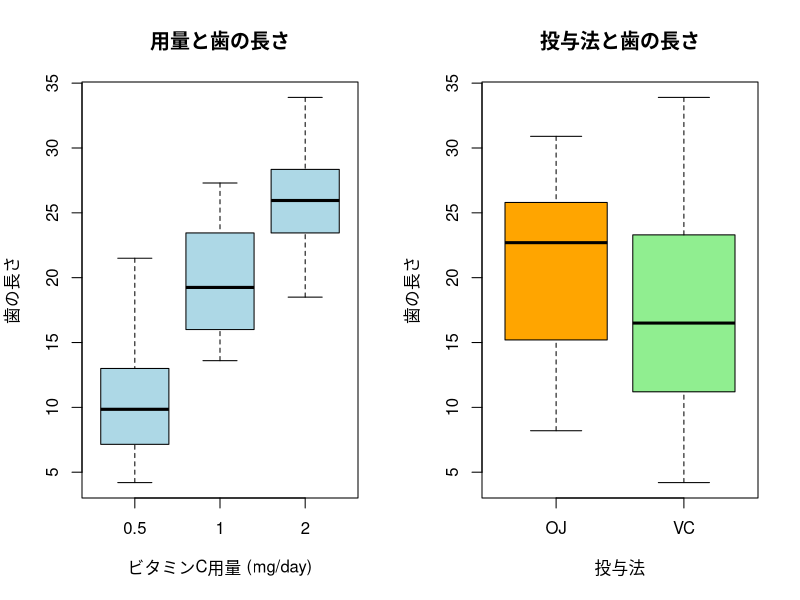
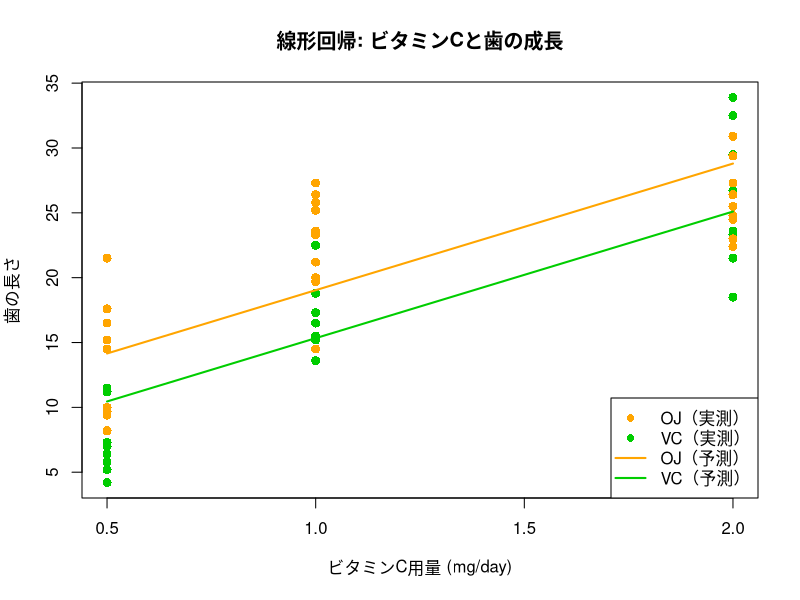
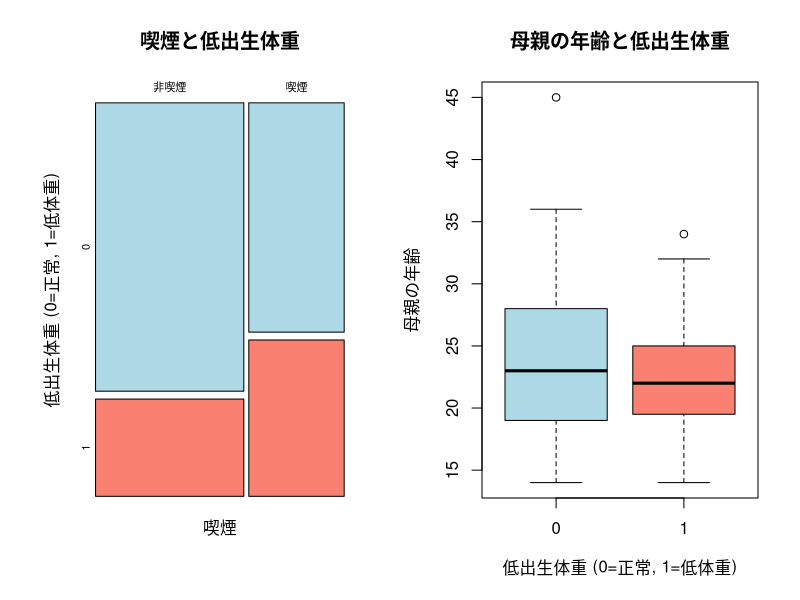
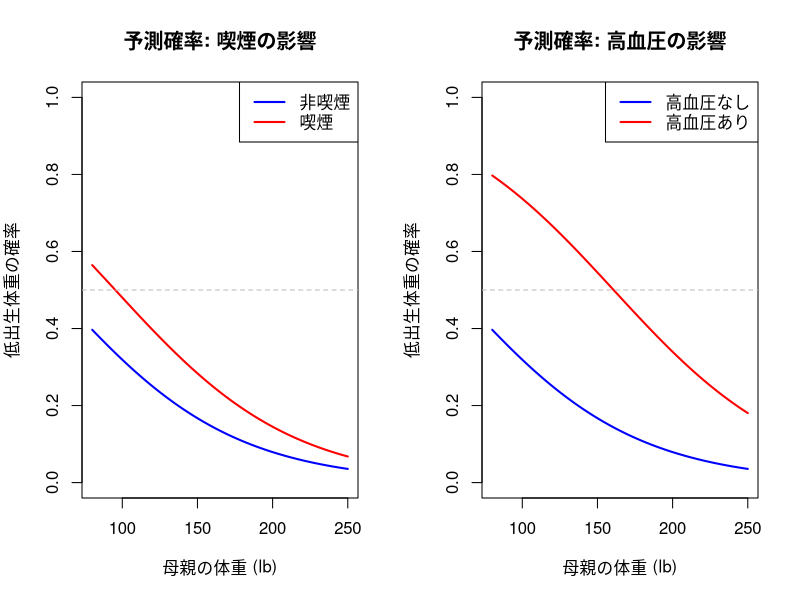
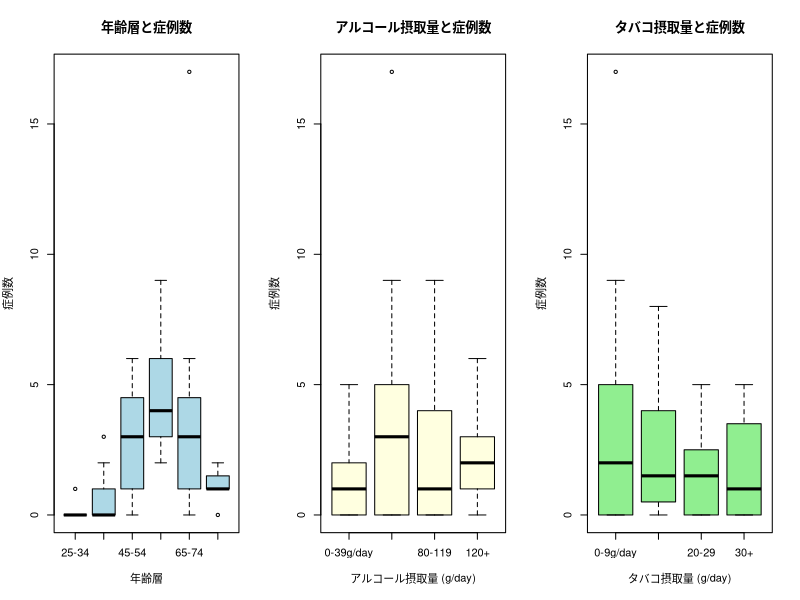
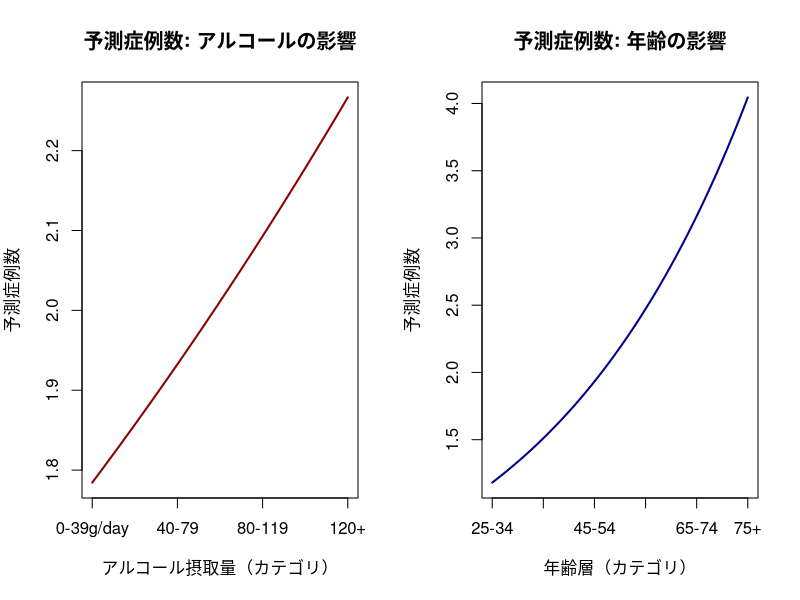

Write the R code that produced these figures, in order.
# =============================================================================
# 一般化線形モデル（GLM）ハンズオン
# =============================================================================
#
# GLMはfamilyを変えるだけで、線形回帰・ロジスティック回帰・ポアソン回帰を
# 統一的な枠組みで扱える。本資料では以下の3つのデータを用いる:
#
#   1. ToothGrowth（線形回帰, family = gaussian）
#      - ビタミンCの用量・投与法と歯の成長の関係
#   2. MASS::birthwt（ロジスティック回帰, family = binomial）
#      - 低出生体重児のリスク因子
#   3. esoph（ポアソン回帰, family = poisson）
#      - 食道癌の症例数とアルコール・タバコ摂取量
#
# いずれも以下の共通パターンで分析する:
#   データ確認 → glm() → summary() → 可視化
# =============================================================================

# パッケージの読み込み
library("MASS")

# =============================================================================
# 1. 線形回帰（family = gaussian）: ToothGrowth
# =============================================================================
#
# ビタミンCの投与がモルモットの歯の成長に与える影響を調べた実験データ
# - len:  歯の長さ（連続値、応答変数）
# - supp: 投与法（OJ=オレンジジュース、VC=アスコルビン酸）
# - dose: 用量（0.5, 1.0, 2.0 mg/day）
#
# 連続値の応答変数 → 正規分布を仮定 → family = gaussian（線形回帰と等価）
# =============================================================================

# データの確認
data(ToothGrowth)
str(ToothGrowth)
head(ToothGrowth)
summary(ToothGrowth)

# 生データの可視化
# 用量が増えるほど歯が長くなる傾向、投与法による差も見られるか確認
options(repr.plot.width=10, repr.plot.height=5)
par(mfrow=c(1,2))

# 箱ひげ図: 用量ごとの歯の長さ
boxplot(len ~ dose, data=ToothGrowth,
    col="lightblue", main="用量と歯の長さ",
    xlab="ビタミンC用量 (mg/day)", ylab="歯の長さ")

# 箱ひげ図: 投与法ごとの歯の長さ
boxplot(len ~ supp, data=ToothGrowth,
    col=c("orange", "lightgreen"), main="投与法と歯の長さ",
    xlab="投与法", ylab="歯の長さ")

par(mfrow=c(1,1))

# モデルの構築
# glm(応答変数 ~ 説明変数, family = 分布族, data = データ)
# gaussian: 正規分布（恒等リンク関数）→ 通常の線形回帰と同じ
fit_gauss <- glm(len ~ dose + supp, family = gaussian, data = ToothGrowth)

# 結果の確認
# summary()の読み方:
#   Coefficients:
#     Estimate:  回帰係数の推定値
#       (Intercept): 切片（dose=0, supp=OJのときの予測値）
#       dose:        用量が1 mg/day増えたときの歯の長さの変化量
#       suppVC:      OJに対するVCの効果の差（OJが基準）
#     Std. Error:  標準誤差（推定値の不確かさ）
#     t value:     t統計量（Estimate / Std. Error）
#     Pr(>|t|):    p値（帰無仮説「係数=0」の検定）
#   Null deviance:    帰無モデル（切片のみ）の逸脱度
#   Residual deviance: 構築したモデルの逸脱度（小さいほど良い）
#   AIC: 赤池情報量基準（モデル比較に使用、小さいほど良い）
summary(fit_gauss)

# 回帰係数の信頼区間
# 95%信頼区間にゼロが含まれなければ、その変数は有意に効果がある
confint(fit_gauss)

# 予測値の可視化
# モデルの予測値と実測値を重ねて表示する
options(repr.plot.width=8, repr.plot.height=6)
dose_seq <- seq(0.5, 2.0, length.out=100)

# 投与法ごとに予測値を計算
pred_OJ <- predict(fit_gauss,
    newdata=data.frame(dose=dose_seq, supp="OJ"), type="response")
pred_VC <- predict(fit_gauss,
    newdata=data.frame(dose=dose_seq, supp="VC"), type="response")

# 実測値のプロット
plot(len ~ dose, data=ToothGrowth,
    col=ifelse(ToothGrowth$supp == "OJ", "orange", "green3"),
    pch=16, cex=1.2,
    main="線形回帰: ビタミンCと歯の成長",
    xlab="ビタミンC用量 (mg/day)", ylab="歯の長さ")

# 予測値の回帰直線
lines(dose_seq, pred_OJ, col="orange", lwd=2)
lines(dose_seq, pred_VC, col="green3", lwd=2)
legend("bottomright", legend=c("OJ（実測）", "VC（実測）",
    "OJ（予測）", "VC（予測）"),
    col=c("orange", "green3", "orange", "green3"),
    pch=c(16, 16, NA, NA), lty=c(NA, NA, 1, 1), lwd=2)

# =============================================================================
# 2. ロジスティック回帰（family = binomial）: birthwt
# =============================================================================
#
# 低出生体重児（2500g未満）のリスク因子を調べたデータ（Baystate Medical Center）
# - low:   低出生体重児かどうか（0=正常, 1=低体重、応答変数）
# - age:   母親の年齢
# - lwt:   最終月経時の母親の体重（ポンド）
# - smoke: 妊娠中の喫煙（0=なし, 1=あり）
# - ht:    高血圧の既往（0=なし, 1=あり）
#
# 二値の応答変数 → ベルヌーイ分布を仮定 → family = binomial（ロジスティック回帰）
# リンク関数はロジット: log(p/(1-p)) = β0 + β1*x1 + ...
# =============================================================================

# データの確認
data(birthwt)
str(birthwt)
head(birthwt)

# 因子型への変換（カテゴリカル変数を明示する）
birthwt$smoke <- factor(birthwt$smoke, labels=c("非喫煙", "喫煙"))
birthwt$ht    <- factor(birthwt$ht, labels=c("なし", "あり"))

summary(birthwt[, c("low", "age", "lwt", "smoke", "ht")])

# 生データの可視化
options(repr.plot.width=10, repr.plot.height=5)
par(mfrow=c(1,2))

# 喫煙と低出生体重の関係（モザイクプロット）
mosaicplot(table(birthwt$smoke, birthwt$low),
    main="喫煙と低出生体重",
    xlab="喫煙", ylab="低出生体重 (0=正常, 1=低体重)",
    col=c("lightblue", "salmon"))

# 母親の年齢と低出生体重の関係
boxplot(age ~ low, data=birthwt,
    col=c("lightblue", "salmon"),
    main="母親の年齢と低出生体重",
    xlab="低出生体重 (0=正常, 1=低体重)", ylab="母親の年齢")

par(mfrow=c(1,1))

# モデルの構築
# binomial: 二項分布（ロジットリンク関数）→ ロジスティック回帰
fit_binom <- glm(low ~ age + lwt + smoke + ht,
    family = binomial, data = birthwt)

# 結果の確認
# summary()の読み方（ロジスティック回帰特有の点）:
#   Coefficients:
#     Estimate: ログオッズ比（対数オッズの変化量）
#       (Intercept): 全説明変数=0（基準カテゴリ）のときの対数オッズ
#       age:     年齢が1歳上がるごとの対数オッズの変化
#       lwt:     体重が1ポンド増えるごとの対数オッズの変化
#       smoke喫煙: 非喫煙に対する喫煙の対数オッズの変化
#       htあり:  高血圧なしに対するありの対数オッズの変化
#     z value:  z統計量（正規近似による検定）
#     Pr(>|z|): p値
#
#   解釈のコツ: Estimateをexp()するとオッズ比になる
#     例: smoke喫煙のEstimate=0.5 → exp(0.5)=1.65
#         → 喫煙者は非喫煙者に比べてリスクが1.65倍
summary(fit_binom)

# オッズ比と信頼区間
# exp(係数) = オッズ比: 1より大→リスク増加、1より小→リスク減少
# 95%信頼区間に1が含まれなければ有意
cbind(
    OddsRatio = exp(coef(fit_binom)),
    exp(confint(fit_binom))
)

# 予測確率の可視化
# 母親の体重を変化させたときの低出生体重の予測確率
options(repr.plot.width=10, repr.plot.height=5)
par(mfrow=c(1,2))

lwt_seq <- seq(min(birthwt$lwt), max(birthwt$lwt), length.out=100)

# 喫煙者 vs 非喫煙者（年齢=平均、高血圧=なし）
pred_nonsmoker <- predict(fit_binom,
    newdata=data.frame(age=mean(birthwt$age), lwt=lwt_seq,
        smoke="非喫煙", ht="なし"),
    type="response")
pred_smoker <- predict(fit_binom,
    newdata=data.frame(age=mean(birthwt$age), lwt=lwt_seq,
        smoke="喫煙", ht="なし"),
    type="response")

plot(lwt_seq, pred_nonsmoker, type="l", col="blue", lwd=2, ylim=c(0, 1),
    main="予測確率: 喫煙の影響",
    xlab="母親の体重 (lb)", ylab="低出生体重の確率")
lines(lwt_seq, pred_smoker, col="red", lwd=2)
abline(h=0.5, lty=2, col="gray")
legend("topright", legend=c("非喫煙", "喫煙"),
    col=c("blue", "red"), lwd=2)

# 高血圧あり vs なし（年齢=平均、非喫煙）
pred_noht <- predict(fit_binom,
    newdata=data.frame(age=mean(birthwt$age), lwt=lwt_seq,
        smoke="非喫煙", ht="なし"),
    type="response")
pred_ht <- predict(fit_binom,
    newdata=data.frame(age=mean(birthwt$age), lwt=lwt_seq,
        smoke="非喫煙", ht="あり"),
    type="response")

plot(lwt_seq, pred_noht, type="l", col="blue", lwd=2, ylim=c(0, 1),
    main="予測確率: 高血圧の影響",
    xlab="母親の体重 (lb)", ylab="低出生体重の確率")
lines(lwt_seq, pred_ht, col="red", lwd=2)
abline(h=0.5, lty=2, col="gray")
legend("topright", legend=c("高血圧なし", "高血圧あり"),
    col=c("blue", "red"), lwd=2)

par(mfrow=c(1,1))

# =============================================================================
# 3. ポアソン回帰（family = poisson）: esoph
# =============================================================================
#
# フランスのイル=エ=ヴィレーヌ県における食道癌の症例対照研究データ
# - ncases:    食道癌の症例数（カウントデータ、応答変数）
# - ncontrols: 対照群の人数
# - agegp:     年齢層（25-34, 35-44, 45-54, 55-64, 65-74, 75+）
# - alcgp:     アルコール摂取量（0-39, 40-79, 80-119, 120+ g/day）
# - tobgp:     タバコ摂取量（0-9, 10-19, 20-29, 30+ g/day）
#
# カウントデータ → ポアソン分布を仮定 → family = poisson
# リンク関数は対数: log(μ) = β0 + β1*x1 + ...
# =============================================================================

# データの確認
data(esoph)
str(esoph)
head(esoph, 10)
summary(esoph)

# 生データの可視化
# 各要因ごとの症例数の分布を確認する
options(repr.plot.width=12, repr.plot.height=5)
par(mfrow=c(1,3))

# 年齢層ごとの症例数
boxplot(ncases ~ agegp, data=esoph, col="lightblue",
    main="年齢層と症例数",
    xlab="年齢層", ylab="症例数")

# アルコール摂取量ごとの症例数
boxplot(ncases ~ alcgp, data=esoph, col="lightyellow",
    main="アルコール摂取量と症例数",
    xlab="アルコール摂取量 (g/day)", ylab="症例数")

# タバコ摂取量ごとの症例数
boxplot(ncases ~ tobgp, data=esoph, col="lightgreen",
    main="タバコ摂取量と症例数",
    xlab="タバコ摂取量 (g/day)", ylab="症例数")

par(mfrow=c(1,1))

# モデルの構築
# poisson: ポアソン分布（対数リンク関数）→ ポアソン回帰
# 順序因子を数値に変換して使用（線形な用量反応関係を仮定）
esoph$alcgp_num <- as.numeric(esoph$alcgp)
esoph$tobgp_num <- as.numeric(esoph$tobgp)
esoph$agegp_num <- as.numeric(esoph$agegp)

fit_pois <- glm(ncases ~ agegp_num + alcgp_num + tobgp_num,
    family = poisson, data = esoph)

# 結果の確認
# summary()の読み方（ポアソン回帰特有の点）:
#   Coefficients:
#     Estimate: 対数リスク比（対数スケールでの変化量）
#       (Intercept): 全説明変数=0のときの対数期待値
#       agegp_num:   年齢層が1段階上がるごとの対数期待値の変化
#       alcgp_num:   アルコール摂取が1段階増えるごとの対数期待値の変化
#       tobgp_num:   タバコ摂取が1段階増えるごとの対数期待値の変化
#
#   解釈のコツ: Estimateをexp()するとリスク比（rate ratio）になる
#     例: alcgp_numのEstimate=0.5 → exp(0.5)=1.65
#         → アルコール摂取が1段階増えると期待症例数が1.65倍
#
#   過分散の確認:
#     Residual deviance / 残差自由度 ≈ 1 なら問題なし
#     1より大幅に大きい場合は過分散 → 負の二項分布などを検討
summary(fit_pois)

# 過分散の確認
# Residual deviance / df が1より大幅に大きければ過分散の可能性
deviance(fit_pois) / fit_pois$df.residual

# リスク比と信頼区間
# exp(係数) = リスク比: 1より大→リスク増加、1より小→リスク減少
cbind(
    RateRatio = exp(coef(fit_pois)),
    exp(confint(fit_pois))
)

# 予測値の可視化
options(repr.plot.width=10, repr.plot.height=5)
par(mfrow=c(1,2))

# アルコール摂取量ごとの予測症例数（年齢層・タバコ=中央値で固定）
alcgp_seq <- seq(1, 4, length.out=100)
pred_alc <- predict(fit_pois,
    newdata=data.frame(
        agegp_num=median(esoph$agegp_num),
        alcgp_num=alcgp_seq,
        tobgp_num=median(esoph$tobgp_num)),
    type="response")

plot(alcgp_seq, pred_alc, type="l", col="darkred", lwd=2,
    main="予測症例数: アルコールの影響",
    xlab="アルコール摂取量（カテゴリ）", ylab="予測症例数",
    xaxt="n")
axis(1, at=1:4, labels=levels(esoph$alcgp))

# 年齢層ごとの予測症例数（アルコール・タバコ=中央値で固定）
agegp_seq <- seq(1, 6, length.out=100)
pred_age <- predict(fit_pois,
    newdata=data.frame(
        agegp_num=agegp_seq,
        alcgp_num=median(esoph$alcgp_num),
        tobgp_num=median(esoph$tobgp_num)),
    type="response")

plot(agegp_seq, pred_age, type="l", col="darkblue", lwd=2,
    main="予測症例数: 年齢の影響",
    xlab="年齢層（カテゴリ）", ylab="予測症例数",
    xaxt="n")
axis(1, at=1:6, labels=levels(esoph$agegp))

par(mfrow=c(1,1))

# =============================================================================
# 3つのモデルの比較まとめ
# =============================================================================
#
# | モデル           | family    | リンク関数 | 応答変数   | 係数の解釈       |
# |------------------|-----------|------------|------------|------------------|
# | 線形回帰         | gaussian  | 恒等       | 連続値     | そのまま差分     |
# | ロジスティック回帰| binomial  | ロジット   | 二値(0/1)  | exp()→オッズ比   |
# | ポアソン回帰     | poisson   | 対数       | カウント   | exp()→リスク比   |
#
# 共通点:
#   - glm() の family を変えるだけで、同じ枠組みで異なる種類のデータを扱える
#   - summary() の構造は同じ（Estimate, Std. Error, 検定統計量, p値）
#   - confint() で信頼区間、predict(type="response") で予測値を得る
#
# 注意点:
#   - gaussian以外では、Estimateはリンク関数のスケールで出力される
#     → 元のスケールに戻すにはexp()（対数・ロジットリンクの場合）が必要
#   - ポアソン回帰では過分散に注意（Residual deviance / df >> 1）
#   - ロジスティック回帰ではオッズ比の信頼区間に1が含まれるか確認
# =============================================================================

# セッション情報
sessionInfo()
